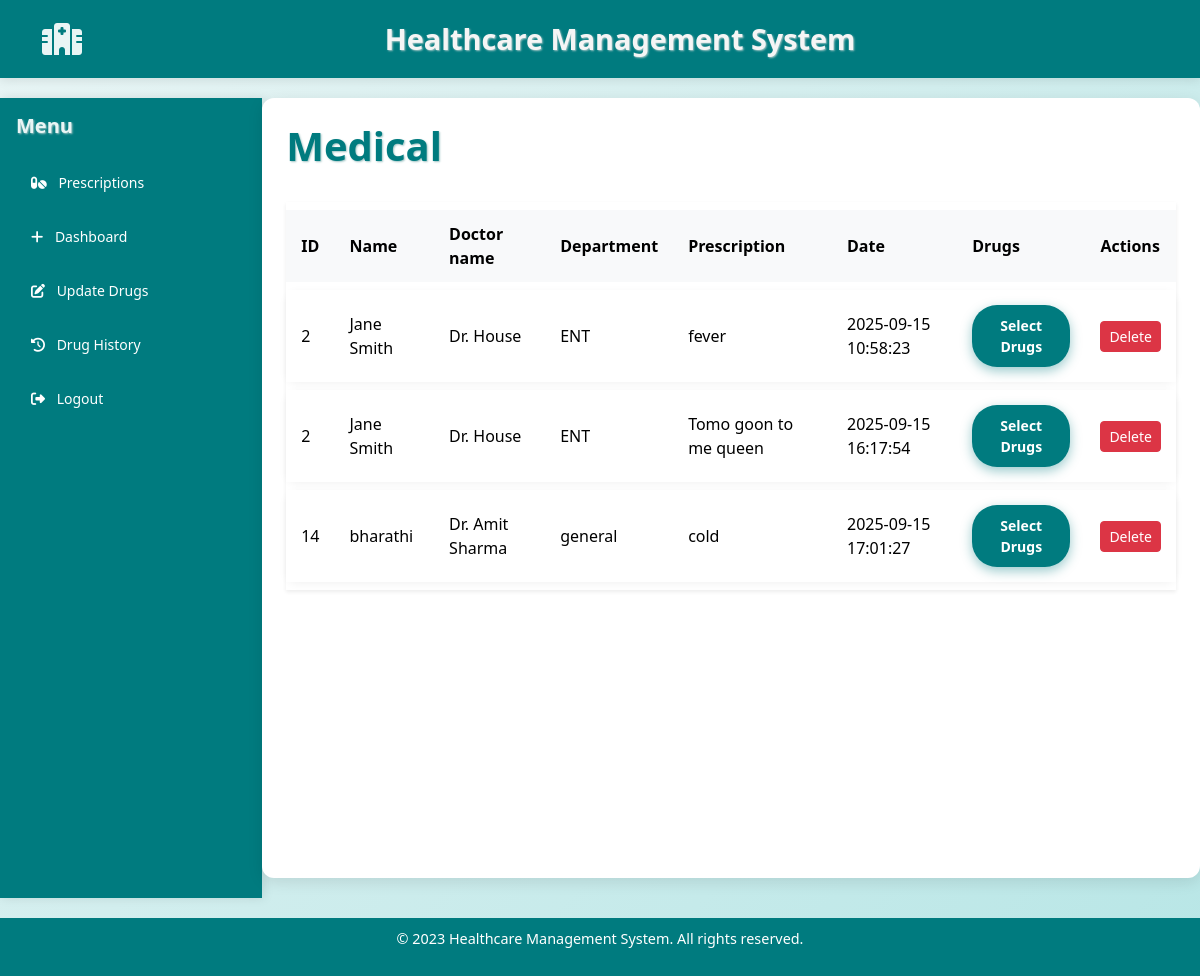
Screenshot of /medp with the database file from the repository.
### models.py (models this page shows)
class Prescription(db.Model):
    id = db.Column(db.Integer, primary_key=True)
    patient_id = db.Column(db.Integer, db.ForeignKey('patient.id'), nullable=False)
    doctor_id = db.Column(db.Integer, db.ForeignKey('doctor.id'), nullable=False)
    prescription_text = db.Column(db.Text, nullable=False)
    date = db.Column(db.DateTime, default=without_microseconds)

class Patient(db.Model):
    id = db.Column(db.Integer, primary_key=True)
    name = db.Column(db.String(100), nullable=False)
    gender = db.Column(db.String, nullable=False)
    age = db.Column(db.Integer, nullable=False)
    phone = db.Column(db.Integer, nullable=False)
    address = db.Column(db.String, nullable=False)
    department = db.Column(db.String, nullable=False)

class Doctor(UserMixin, db.Model):
    id = db.Column(db.Integer, primary_key=True)
    name = db.Column(db.String(100), nullable=False)
    gender = db.Column(db.String, nullable=False)
    age = db.Column(db.Integer, nullable=False)
    phone = db.Column(db.Integer, nullable=False)
    email = db.Column(db.String, nullable=False)
    password = db.Column(db.String, nullable=False)
    department = db.Column(db.String, nullable=False)
    picture = db.Column(db.String, nullable=True, default='default_profile.png')
    address = db.Column(db.String, nullable=True)
    bio = db.Column(db.Text, nullable=True)

### app.py (the view)
@app.route('/medp')
def medp():
    press = db.session.query(Prescription, Patient, Doctor).join(Patient, Prescription.patient_id == Patient.id).join(Doctor, Prescription.doctor_id == Doctor.id).join(Patientin, Patientin.patient_id == Patient.id).all()
    return render_template('medpage.html',press=press)

### templates/medpage.html (shortened to what this page needs)
{% extends 'base.html' %}
{% block content %}
<div class="d-flex">
    <nav class="sidebar text-white p-3 vh-100" style="background-color: #007b7f;">
        <h5 class="mb-4">Menu</h5>
        <ul class="nav flex-column">
            <li class="nav-item mb-2"><a href="{{ url_for('medp') }}" class="nav-link text-white"><i class="fas fa-pills me-2"></i> Prescriptions</a></li>
            <li class="nav-item mb-2"><a href="{{ url_for('analyticsdrug.analytics_drugdashboard') }}" class="nav-link text-white"><i class="fas fa-plus me-2"></i> Dashboard</a></li>
            <li class="nav-item mb-2"><a href="{{ url_for('updatedrugs') }}" class="nav-link text-white"><i class="fas fa-edit me-2"></i> Update Drugs</a></li>
            <li class="nav-item mb-2"><a href="{{ url_for('drughistory') }}" class="nav-link text-white"><i class="fas fa-history me-2"></i> Drug History</a></li>
            <li class="nav-item mb-2"><a href="{{ url_for('logout') }}" class="nav-link text-white"><i class="fas fa-sign-out-alt me-2"></i> Logout</a></li>
        </ul>
    </nav>
    <div class="container-fluid p-4">
    <div class="d-flex justify-content-between align-items-center mb-4">
        <h1>Medical</h1>
    </div>
    <table class="table table-bordered align-middle shadow-sm">
        <thead class="table-light">
            <tr>
                <th>ID</th>
                <th>Name</th>
                <th>Doctor name</th>
                <th>Department</th>
                <th>Prescription</th>
                <th>Date</th>
                <th>Drugs</th>
                <th>Actions</th>
            </tr>
        </thead>
        <tbody>
            {% for prescription, patient, doctor in press %}
            <tr>
                <td>{{ patient.id }}</td>
                <td>{{ patient.name }}</td>
                <td>{{ doctor.name }}</td>
                <td>{{ doctor.department }}</td>
                <td>{{ prescription.prescription_text }}</td>
                <td>{{ prescription.date.strftime('%Y-%m-%d %H:%M:%S') }}</td>
                <td><a href="{{ url_for('selectdrug', patient_id=patient.id) }}" class="btn btn-primary btn-sm">Select Drugs</a></td>
                <td>
                    <form action="{{ url_for('delete_prescription', prescription_id=prescription.id) }}" method="POST" style="display:inline;">
                        <button type="submit" class="btn btn-danger btn-sm" onclick="return confirm('Are you sure you want to delete this prescription?')">Delete</button>
                    </form>
                </td>
            </tr>
            {% endfor %}
        </tbody>
    </table>
    </div>
</div>
{% endblock %}

### static/style.css (style rules this page uses)
body { background-color: #f8f9fa; font-family: 'Segoe UI', sans-serif; }
.sidebar { width: 330px; }
.sidebar .nav-item { cursor: pointer; font-size: 14px; }
.table td, .table th { vertical-align: middle; }

### templates/base.html (style rules this page uses)
body { background: linear-gradient(135deg, #e9f5f5 0%, #b8e6e6 100%); font-family: 'Segoe UI', Tahoma, Geneva, Verdana, sans-serif; color: #333; margin: 0; padding: 0; min-height: 100vh; display: flex; flex-direction: column; }
h1, h2, h3, h4, h5, h6 { color: #007b7f; font-weight: 700; text-shadow: 1px 1px 2px #a0c4c4; }
.container-fluid { max-width: 1200px; background: white; border-radius: 12px; box-shadow: 0 4px 15px rgba(0,0,0,0.1); padding: 30px; margin: 0 auto 20px auto; }
.sidebar { background-color: #007b7f; color: white; min-height: 100vh; padding: 20px; box-shadow: 2px 0 10px rgba(0,0,0,0.1); }
.sidebar h5 { color: #e9f5f5; font-weight: 600; margin-bottom: 20px; }
.sidebar .nav-link { color: #e9f5f5; font-weight: 500; padding: 10px 15px; border-radius: 8px; transition: background-color 0.3s ease; margin-bottom: 5px; }
.btn-primary { background-color: #007b7f; border: none; border-radius: 25px; padding: 10px 20px; font-weight: 600; box-shadow: 0 4px 12px rgba(0,123,127,0.4); transition: background-color 0.3s ease; }
.table { border-collapse: separate; border-spacing: 0 8px; width: 100%; }
.table thead tr { background-color: #007b7f; color: white; font-weight: 600; border-radius: 12px; }
.table thead th { padding: 12px 15px; text-align: left; border: none; }
.table tbody tr { background-color: #f0f8f8; border-radius: 12px; box-shadow: 0 2px 8px rgba(0,0,0,0.05); transition: background-color 0.3s ease; }
.table tbody td { padding: 15px; vertical-align: middle; font-size: 1rem; border: none; }

### rows the page displays
Prescription: id "2", name "Jane Smith", name "Dr. House", department "ENT", prescription_text "fever", date "2025-09-15 10:58:23"
Prescription: id "2", name "Jane Smith", name "Dr. House", department "ENT", prescription_text "Tomo goon to me queen", date "2025-09-15 16:17:54"
Prescription: id "14", name "bharathi", name "Dr. Amit Sharma", department "general", prescription_text "cold", date "2025-09-15 17:01:27"
